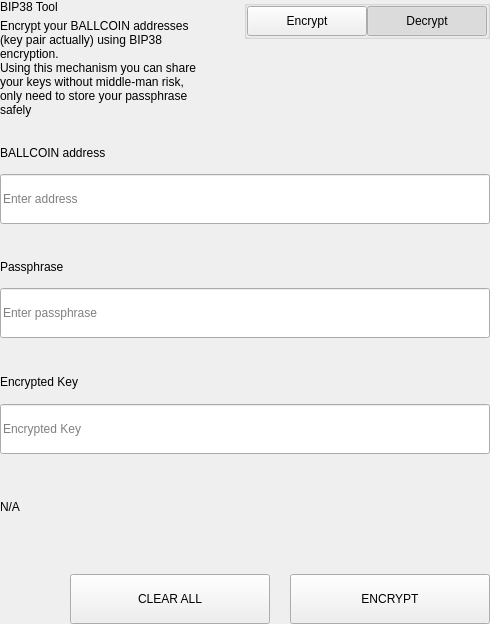
<?xml version="1.0" encoding="UTF-8"?>
<ui version="4.0">
 <class>SettingsBitToolWidget</class>
 <widget class="QWidget" name="SettingsBitToolWidget">
  <property name="geometry">
   <rect>
    <x>0</x>
    <y>0</y>
    <width>490</width>
    <height>624</height>
   </rect>
  </property>
  <property name="windowTitle">
   <string>Form</string>
  </property>
  <layout class="QVBoxLayout" name="verticalLayout">
   <property name="spacing">
    <number>0</number>
   </property>
   <property name="leftMargin">
    <number>0</number>
   </property>
   <property name="topMargin">
    <number>0</number>
   </property>
   <property name="rightMargin">
    <number>0</number>
   </property>
   <property name="bottomMargin">
    <number>0</number>
   </property>
   <item>
    <widget class="QWidget" name="left" native="true">
     <layout class="QVBoxLayout" name="verticalLayout_3">
      <property name="leftMargin">
       <number>0</number>
      </property>
      <property name="topMargin">
       <number>0</number>
      </property>
      <property name="rightMargin">
       <number>0</number>
      </property>
      <property name="bottomMargin">
       <number>0</number>
      </property>
      <item>
       <layout class="QVBoxLayout" name="verticalLayout_2">
        <property name="spacing">
         <number>0</number>
        </property>
        <item>
         <layout class="QHBoxLayout" name="horizontalLayout_3" stretch="3,1">
          <property name="spacing">
           <number>40</number>
          </property>
          <item>
           <layout class="QVBoxLayout" name="verticalLayoutTitle">
            <property name="spacing">
             <number>5</number>
            </property>
            <item>
             <widget class="QLabel" name="labelTitle">
              <property name="text">
               <string>BIP38 Tool</string>
              </property>
             </widget>
            </item>
            <item>
             <widget class="QLabel" name="labelSubtitle1">
              <property name="text">
               <string>Encrypt your BALLCOIN addresses (key pair actually) using BIP38 encryption.
Using this mechanism you can share your keys without middle-man risk, only need to store your passphrase safely</string>
              </property>
              <property name="wordWrap">
               <bool>true</bool>
              </property>
             </widget>
            </item>
           </layout>
          </item>
          <item alignment="Qt::AlignTop">
           <widget class="QGroupBox" name="groupBox">
            <property name="title">
             <string/>
            </property>
            <property name="alignment">
             <set>Qt::AlignLeading|Qt::AlignLeft|Qt::AlignTop</set>
            </property>
            <layout class="QHBoxLayout" name="horizontalLayout_4">
             <property name="spacing">
              <number>0</number>
             </property>
             <property name="leftMargin">
              <number>0</number>
             </property>
             <property name="topMargin">
              <number>0</number>
             </property>
             <property name="rightMargin">
              <number>0</number>
             </property>
             <property name="bottomMargin">
              <number>0</number>
             </property>
             <item>
              <spacer name="horizontalSpacer">
               <property name="orientation">
                <enum>Qt::Horizontal</enum>
               </property>
               <property name="sizeHint" stdset="0">
                <size>
                 <width>40</width>
                 <height>20</height>
                </size>
               </property>
              </spacer>
             </item>
             <item>
              <widget class="QPushButton" name="pushLeft">
               <property name="minimumSize">
                <size>
                 <width>120</width>
                 <height>30</height>
                </size>
               </property>
               <property name="maximumSize">
                <size>
                 <width>120</width>
                 <height>30</height>
                </size>
               </property>
               <property name="focusPolicy">
                <enum>Qt::NoFocus</enum>
               </property>
               <property name="text">
                <string>Encrypt</string>
               </property>
               <property name="checkable">
                <bool>true</bool>
               </property>
               <property name="autoExclusive">
                <bool>true</bool>
               </property>
              </widget>
             </item>
             <item>
              <widget class="QPushButton" name="pushRight">
               <property name="minimumSize">
                <size>
                 <width>120</width>
                 <height>30</height>
                </size>
               </property>
               <property name="maximumSize">
                <size>
                 <width>120</width>
                 <height>30</height>
                </size>
               </property>
               <property name="focusPolicy">
                <enum>Qt::NoFocus</enum>
               </property>
               <property name="text">
                <string>Decrypt</string>
               </property>
               <property name="checkable">
                <bool>true</bool>
               </property>
               <property name="checked">
                <bool>true</bool>
               </property>
               <property name="autoExclusive">
                <bool>true</bool>
               </property>
              </widget>
             </item>
            </layout>
           </widget>
          </item>
         </layout>
        </item>
        <item>
         <widget class="QStackedWidget" name="stackedWidget">
          <property name="currentIndex">
           <number>1</number>
          </property>
          <widget class="QWidget" name="pageDecrypt">
           <layout class="QVBoxLayout" name="verticalLayout_5">
            <property name="spacing">
             <number>0</number>
            </property>
            <property name="leftMargin">
             <number>0</number>
            </property>
            <property name="topMargin">
             <number>0</number>
            </property>
            <property name="rightMargin">
             <number>0</number>
            </property>
            <property name="bottomMargin">
             <number>0</number>
            </property>
            <item>
             <widget class="QWidget" name="widget" native="true">
              <property name="minimumSize">
               <size>
                <width>0</width>
                <height>100</height>
               </size>
              </property>
              <layout class="QVBoxLayout" name="verticalLayout_4">
               <property name="spacing">
                <number>0</number>
               </property>
               <property name="leftMargin">
                <number>0</number>
               </property>
               <property name="topMargin">
                <number>0</number>
               </property>
               <property name="rightMargin">
                <number>0</number>
               </property>
               <property name="bottomMargin">
                <number>0</number>
               </property>
               <item>
                <spacer name="verticalSpacer_2">
                 <property name="orientation">
                  <enum>Qt::Vertical</enum>
                 </property>
                 <property name="sizeType">
                  <enum>QSizePolicy::Fixed</enum>
                 </property>
                 <property name="sizeHint" stdset="0">
                  <size>
                   <width>20</width>
                   <height>20</height>
                  </size>
                 </property>
                </spacer>
               </item>
               <item>
                <layout class="QHBoxLayout" name="horizontalLayout_6" stretch="2">
                 <property name="spacing">
                  <number>0</number>
                 </property>
                 <item>
                  <layout class="QVBoxLayout" name="verticalLayout_7">
                   <property name="spacing">
                    <number>9</number>
                   </property>
                   <item>
                    <widget class="QLabel" name="labelSubtitleKey">
                     <property name="minimumSize">
                      <size>
                       <width>0</width>
                       <height>20</height>
                      </size>
                     </property>
                     <property name="maximumSize">
                      <size>
                       <width>16777215</width>
                       <height>20</height>
                      </size>
                     </property>
                     <property name="text">
                      <string>Encrypted key</string>
                     </property>
                    </widget>
                   </item>
                   <item>
                    <widget class="QLineEdit" name="lineEditKey">
                     <property name="minimumSize">
                      <size>
                       <width>0</width>
                       <height>50</height>
                      </size>
                     </property>
                     <property name="maximumSize">
                      <size>
                       <width>16777215</width>
                       <height>50</height>
                      </size>
                     </property>
                     <property name="placeholderText">
                      <string>Enter a encrypted key</string>
                     </property>
                    </widget>
                   </item>
                  </layout>
                 </item>
                </layout>
               </item>
               <item>
                <spacer name="verticalSpacer_3">
                 <property name="orientation">
                  <enum>Qt::Vertical</enum>
                 </property>
                 <property name="sizeType">
                  <enum>QSizePolicy::Fixed</enum>
                 </property>
                 <property name="sizeHint" stdset="0">
                  <size>
                   <width>20</width>
                   <height>20</height>
                  </size>
                 </property>
                </spacer>
               </item>
               <item>
                <layout class="QVBoxLayout" name="verticalLayout_9">
                 <property name="spacing">
                  <number>9</number>
                 </property>
                 <item>
                  <widget class="QLabel" name="labelSubtitlePassphrase">
                   <property name="maximumSize">
                    <size>
                     <width>16777215</width>
                     <height>20</height>
                    </size>
                   </property>
                   <property name="text">
                    <string>Passphrase</string>
                   </property>
                  </widget>
                 </item>
                 <item>
                  <widget class="QLineEdit" name="lineEditPassphrase">
                   <property name="minimumSize">
                    <size>
                     <width>0</width>
                     <height>50</height>
                    </size>
                   </property>
                   <property name="maximumSize">
                    <size>
                     <width>16777215</width>
                     <height>50</height>
                    </size>
                   </property>
                   <property name="placeholderText">
                    <string>Enter a passphrase</string>
                   </property>
                  </widget>
                 </item>
                </layout>
               </item>
               <item>
                <spacer name="verticalSpacer_4">
                 <property name="orientation">
                  <enum>Qt::Vertical</enum>
                 </property>
                 <property name="sizeType">
                  <enum>QSizePolicy::Fixed</enum>
                 </property>
                 <property name="sizeHint" stdset="0">
                  <size>
                   <width>20</width>
                   <height>20</height>
                  </size>
                 </property>
                </spacer>
               </item>
               <item>
                <widget class="QWidget" name="widget_3" native="true">
                 <property name="sizePolicy">
                  <sizepolicy hsizetype="Preferred" vsizetype="Fixed">
                   <horstretch>0</horstretch>
                   <verstretch>0</verstretch>
                  </sizepolicy>
                 </property>
                 <layout class="QVBoxLayout" name="verticalLayout_10">
                  <property name="spacing">
                   <number>9</number>
                  </property>
                  <property name="leftMargin">
                   <number>0</number>
                  </property>
                  <property name="topMargin">
                   <number>0</number>
                  </property>
                  <property name="rightMargin">
                   <number>0</number>
                  </property>
                  <property name="bottomMargin">
                   <number>0</number>
                  </property>
                  <item>
                   <widget class="QLabel" name="labelSubtitleDecryptResult">
                    <property name="minimumSize">
                     <size>
                      <width>0</width>
                      <height>20</height>
                     </size>
                    </property>
                    <property name="maximumSize">
                     <size>
                      <width>16777215</width>
                      <height>20</height>
                     </size>
                    </property>
                    <property name="text">
                     <string>Decrypted address result</string>
                    </property>
                   </widget>
                  </item>
                  <item>
                   <widget class="QWidget" name="widget_4" native="true">
                    <layout class="QHBoxLayout" name="horizontalLayout" stretch="6,0,1">
                     <property name="spacing">
                      <number>0</number>
                     </property>
                     <property name="leftMargin">
                      <number>0</number>
                     </property>
                     <property name="topMargin">
                      <number>0</number>
                     </property>
                     <property name="rightMargin">
                      <number>0</number>
                     </property>
                     <property name="bottomMargin">
                      <number>0</number>
                     </property>
                     <item alignment="Qt::AlignVCenter">
                      <widget class="QLineEdit" name="lineEditDecryptResult">
                       <property name="minimumSize">
                        <size>
                         <width>0</width>
                         <height>50</height>
                        </size>
                       </property>
                       <property name="maximumSize">
                        <size>
                         <width>16777215</width>
                         <height>50</height>
                        </size>
                       </property>
                       <property name="placeholderText">
                        <string>Decrypted Address</string>
                       </property>
                      </widget>
                     </item>
                     <item>
                      <spacer name="horizontalSpacer_4">
                       <property name="orientation">
                        <enum>Qt::Horizontal</enum>
                       </property>
                       <property name="sizeType">
                        <enum>QSizePolicy::Fixed</enum>
                       </property>
                       <property name="sizeHint" stdset="0">
                        <size>
                         <width>20</width>
                         <height>50</height>
                        </size>
                       </property>
                      </spacer>
                     </item>
                     <item>
                      <widget class="QPushButton" name="pushButtonImport">
                       <property name="minimumSize">
                        <size>
                         <width>140</width>
                         <height>40</height>
                        </size>
                       </property>
                       <property name="text">
                        <string>Import Address</string>
                       </property>
                      </widget>
                     </item>
                    </layout>
                   </widget>
                  </item>
                 </layout>
                </widget>
               </item>
               <item>
                <widget class="QLabel" name="statusLabel_DEC">
                 <property name="maximumSize">
                  <size>
                   <width>16777215</width>
                   <height>40</height>
                  </size>
                 </property>
                 <property name="text">
                  <string/>
                 </property>
                </widget>
               </item>
               <item>
                <spacer name="verticalSpacer">
                 <property name="orientation">
                  <enum>Qt::Vertical</enum>
                 </property>
                 <property name="sizeType">
                  <enum>QSizePolicy::Preferred</enum>
                 </property>
                 <property name="sizeHint" stdset="0">
                  <size>
                   <width>20</width>
                   <height>20</height>
                  </size>
                 </property>
                </spacer>
               </item>
               <item>
                <layout class="QHBoxLayout" name="horizontalLayout_7">
                 <property name="spacing">
                  <number>0</number>
                 </property>
                 <item>
                  <spacer name="horizontalSpacer_5">
                   <property name="orientation">
                    <enum>Qt::Horizontal</enum>
                   </property>
                   <property name="sizeType">
                    <enum>QSizePolicy::Expanding</enum>
                   </property>
                   <property name="sizeHint" stdset="0">
                    <size>
                     <width>40</width>
                     <height>20</height>
                    </size>
                   </property>
                  </spacer>
                 </item>
                 <item>
                  <widget class="QPushButton" name="pushButtonDecryptClear">
                   <property name="minimumSize">
                    <size>
                     <width>200</width>
                     <height>50</height>
                    </size>
                   </property>
                   <property name="maximumSize">
                    <size>
                     <width>200</width>
                     <height>50</height>
                    </size>
                   </property>
                   <property name="text">
                    <string>CLEAR</string>
                   </property>
                  </widget>
                 </item>
                 <item>
                  <spacer name="horizontalSpacer_3">
                   <property name="orientation">
                    <enum>Qt::Horizontal</enum>
                   </property>
                   <property name="sizeType">
                    <enum>QSizePolicy::Fixed</enum>
                   </property>
                   <property name="sizeHint" stdset="0">
                    <size>
                     <width>20</width>
                     <height>20</height>
                    </size>
                   </property>
                  </spacer>
                 </item>
                 <item>
                  <widget class="QPushButton" name="pushButtonDecrypt">
                   <property name="minimumSize">
                    <size>
                     <width>200</width>
                     <height>50</height>
                    </size>
                   </property>
                   <property name="maximumSize">
                    <size>
                     <width>200</width>
                     <height>50</height>
                    </size>
                   </property>
                   <property name="text">
                    <string>DECRYPT KEY</string>
                   </property>
                  </widget>
                 </item>
                </layout>
               </item>
              </layout>
             </widget>
            </item>
           </layout>
          </widget>
          <widget class="QWidget" name="pageEncrypt">
           <layout class="QVBoxLayout" name="verticalLayout_11">
            <property name="spacing">
             <number>0</number>
            </property>
            <property name="leftMargin">
             <number>0</number>
            </property>
            <property name="topMargin">
             <number>0</number>
            </property>
            <property name="rightMargin">
             <number>0</number>
            </property>
            <property name="bottomMargin">
             <number>0</number>
            </property>
            <item>
             <spacer name="verticalSpacer_8">
              <property name="orientation">
               <enum>Qt::Vertical</enum>
              </property>
              <property name="sizeType">
               <enum>QSizePolicy::Fixed</enum>
              </property>
              <property name="sizeHint" stdset="0">
               <size>
                <width>20</width>
                <height>20</height>
               </size>
              </property>
             </spacer>
            </item>
            <item>
             <widget class="QWidget" name="containerAddressEnc" native="true">
              <layout class="QVBoxLayout" name="containerAddressEncLayout">
               <property name="spacing">
                <number>5</number>
               </property>
               <property name="leftMargin">
                <number>0</number>
               </property>
               <property name="topMargin">
                <number>0</number>
               </property>
               <property name="rightMargin">
                <number>0</number>
               </property>
               <property name="bottomMargin">
                <number>0</number>
               </property>
               <item>
                <widget class="QLabel" name="labelSubtitleAddress">
                 <property name="minimumSize">
                  <size>
                   <width>0</width>
                   <height>20</height>
                  </size>
                 </property>
                 <property name="maximumSize">
                  <size>
                   <width>16777215</width>
                   <height>20</height>
                  </size>
                 </property>
                 <property name="text">
                  <string>BALLCOIN address</string>
                 </property>
                </widget>
               </item>
               <item>
                <widget class="QLineEdit" name="addressIn_ENC">
                 <property name="minimumSize">
                  <size>
                   <width>0</width>
                   <height>50</height>
                  </size>
                 </property>
                 <property name="placeholderText">
                  <string>Enter address</string>
                 </property>
                </widget>
               </item>
              </layout>
             </widget>
            </item>
            <item>
             <spacer name="verticalSpacer_6">
              <property name="orientation">
               <enum>Qt::Vertical</enum>
              </property>
              <property name="sizeType">
               <enum>QSizePolicy::Fixed</enum>
              </property>
              <property name="sizeHint" stdset="0">
               <size>
                <width>20</width>
                <height>20</height>
               </size>
              </property>
             </spacer>
            </item>
            <item>
             <widget class="QWidget" name="containerAddress" native="true">
              <layout class="QHBoxLayout" name="horizontalLayout_9" stretch="2">
               <property name="spacing">
                <number>0</number>
               </property>
               <property name="leftMargin">
                <number>0</number>
               </property>
               <property name="topMargin">
                <number>0</number>
               </property>
               <property name="rightMargin">
                <number>0</number>
               </property>
               <property name="bottomMargin">
                <number>0</number>
               </property>
               <item>
                <layout class="QVBoxLayout" name="verticalLayout_8">
                 <property name="spacing">
                  <number>5</number>
                 </property>
                 <item>
                  <widget class="QLabel" name="labelSubtitleMessage">
                   <property name="minimumSize">
                    <size>
                     <width>0</width>
                     <height>20</height>
                    </size>
                   </property>
                   <property name="maximumSize">
                    <size>
                     <width>16777215</width>
                     <height>20</height>
                    </size>
                   </property>
                   <property name="text">
                    <string>Passphrase</string>
                   </property>
                  </widget>
                 </item>
                 <item>
                  <widget class="QLineEdit" name="passphraseIn_ENC">
                   <property name="minimumSize">
                    <size>
                     <width>0</width>
                     <height>50</height>
                    </size>
                   </property>
                   <property name="maximumSize">
                    <size>
                     <width>16777215</width>
                     <height>50</height>
                    </size>
                   </property>
                   <property name="placeholderText">
                    <string>Enter passphrase</string>
                   </property>
                  </widget>
                 </item>
                </layout>
               </item>
              </layout>
             </widget>
            </item>
            <item>
             <spacer name="verticalSpacer_7">
              <property name="orientation">
               <enum>Qt::Vertical</enum>
              </property>
              <property name="sizeType">
               <enum>QSizePolicy::Fixed</enum>
              </property>
              <property name="sizeHint" stdset="0">
               <size>
                <width>20</width>
                <height>20</height>
               </size>
              </property>
             </spacer>
            </item>
            <item>
             <widget class="QWidget" name="widget_2" native="true">
              <property name="minimumSize">
               <size>
                <width>0</width>
                <height>75</height>
               </size>
              </property>
              <property name="maximumSize">
               <size>
                <width>16777215</width>
                <height>16777215</height>
               </size>
              </property>
              <layout class="QVBoxLayout" name="verticalLayout_6">
               <property name="leftMargin">
                <number>0</number>
               </property>
               <property name="topMargin">
                <number>0</number>
               </property>
               <property name="rightMargin">
                <number>0</number>
               </property>
               <property name="bottomMargin">
                <number>0</number>
               </property>
               <item>
                <widget class="QLabel" name="labelSubtitleEncryptedKey">
                 <property name="minimumSize">
                  <size>
                   <width>0</width>
                   <height>20</height>
                  </size>
                 </property>
                 <property name="maximumSize">
                  <size>
                   <width>16777215</width>
                   <height>20</height>
                  </size>
                 </property>
                 <property name="text">
                  <string>Encrypted Key</string>
                 </property>
                </widget>
               </item>
               <item>
                <widget class="QLineEdit" name="encryptedKeyOut_ENC">
                 <property name="minimumSize">
                  <size>
                   <width>0</width>
                   <height>50</height>
                  </size>
                 </property>
                 <property name="placeholderText">
                  <string>Encrypted Key</string>
                 </property>
                </widget>
               </item>
              </layout>
             </widget>
            </item>
            <item>
             <widget class="QLabel" name="statusLabel_ENC">
              <property name="text">
               <string notr="true">N/A</string>
              </property>
             </widget>
            </item>
            <item>
             <spacer name="verticalSpacer_5">
              <property name="orientation">
               <enum>Qt::Vertical</enum>
              </property>
              <property name="sizeType">
               <enum>QSizePolicy::Fixed</enum>
              </property>
              <property name="sizeHint" stdset="0">
               <size>
                <width>20</width>
                <height>20</height>
               </size>
              </property>
             </spacer>
            </item>
            <item>
             <layout class="QHBoxLayout" name="horizontalLayout_8">
              <property name="spacing">
               <number>0</number>
              </property>
              <item>
               <spacer name="horizontalSpacer_6">
                <property name="orientation">
                 <enum>Qt::Horizontal</enum>
                </property>
                <property name="sizeType">
                 <enum>QSizePolicy::Expanding</enum>
                </property>
                <property name="sizeHint" stdset="0">
                 <size>
                  <width>40</width>
                  <height>20</height>
                 </size>
                </property>
               </spacer>
              </item>
              <item>
               <widget class="QPushButton" name="pushButtonClear">
                <property name="minimumSize">
                 <size>
                  <width>200</width>
                  <height>50</height>
                 </size>
                </property>
                <property name="focusPolicy">
                 <enum>Qt::NoFocus</enum>
                </property>
                <property name="text">
                 <string>CLEAR ALL</string>
                </property>
               </widget>
              </item>
              <item>
               <spacer name="horizontalSpacer_2">
                <property name="orientation">
                 <enum>Qt::Horizontal</enum>
                </property>
                <property name="sizeType">
                 <enum>QSizePolicy::Fixed</enum>
                </property>
                <property name="sizeHint" stdset="0">
                 <size>
                  <width>20</width>
                  <height>20</height>
                 </size>
                </property>
               </spacer>
              </item>
              <item>
               <widget class="QPushButton" name="pushButtonEncrypt">
                <property name="minimumSize">
                 <size>
                  <width>200</width>
                  <height>50</height>
                 </size>
                </property>
                <property name="maximumSize">
                 <size>
                  <width>200</width>
                  <height>50</height>
                 </size>
                </property>
                <property name="focusPolicy">
                 <enum>Qt::NoFocus</enum>
                </property>
                <property name="text">
                 <string>ENCRYPT</string>
                </property>
               </widget>
              </item>
             </layout>
            </item>
           </layout>
          </widget>
         </widget>
        </item>
       </layout>
      </item>
     </layout>
    </widget>
   </item>
  </layout>
 </widget>
 <resources/>
 <connections/>
</ui>
